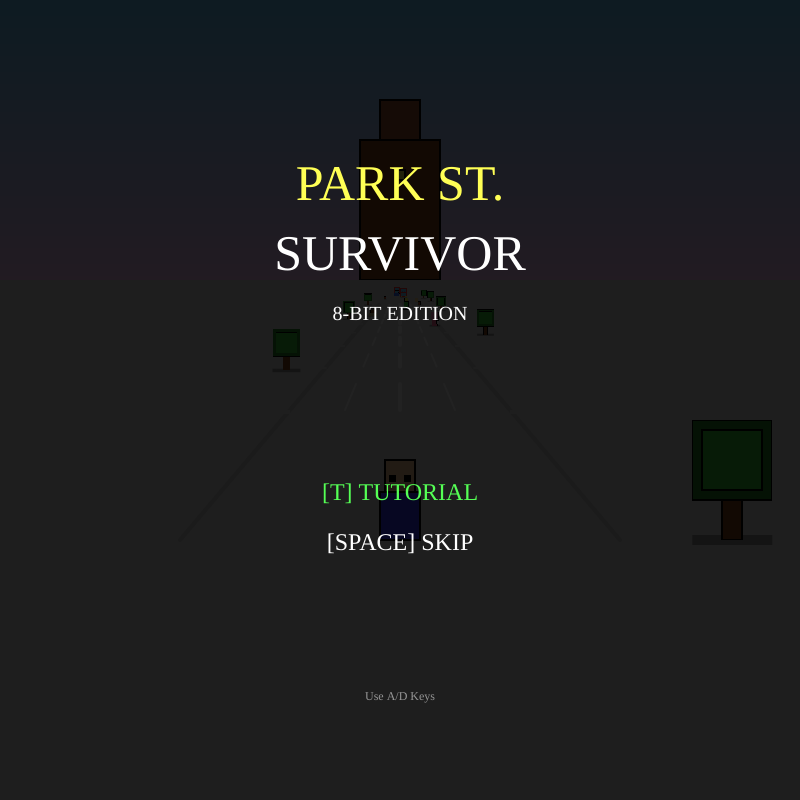
Frame 1 (no input)
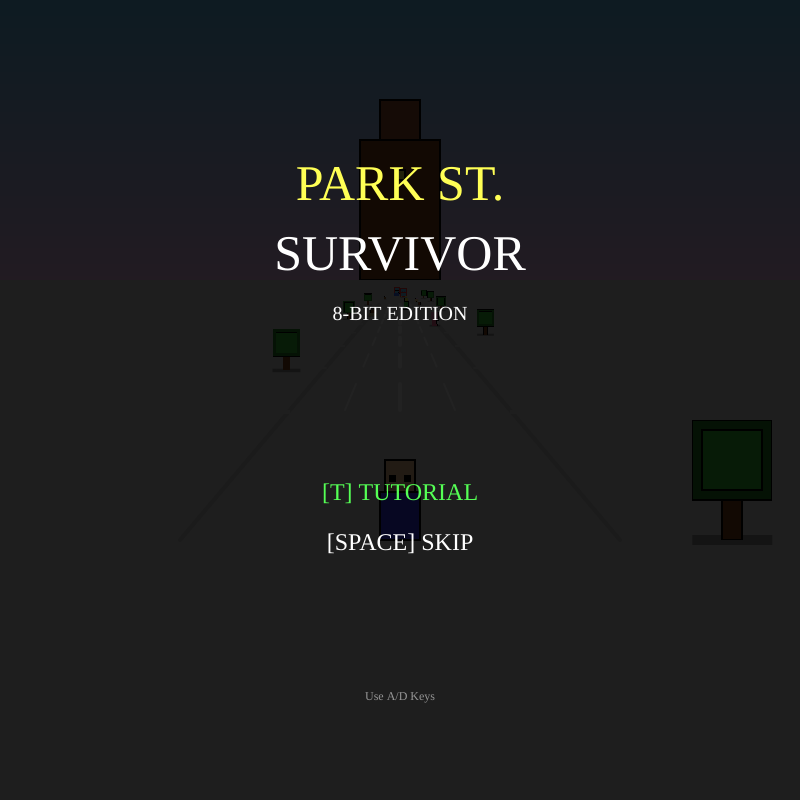
Frame 60 (no input)
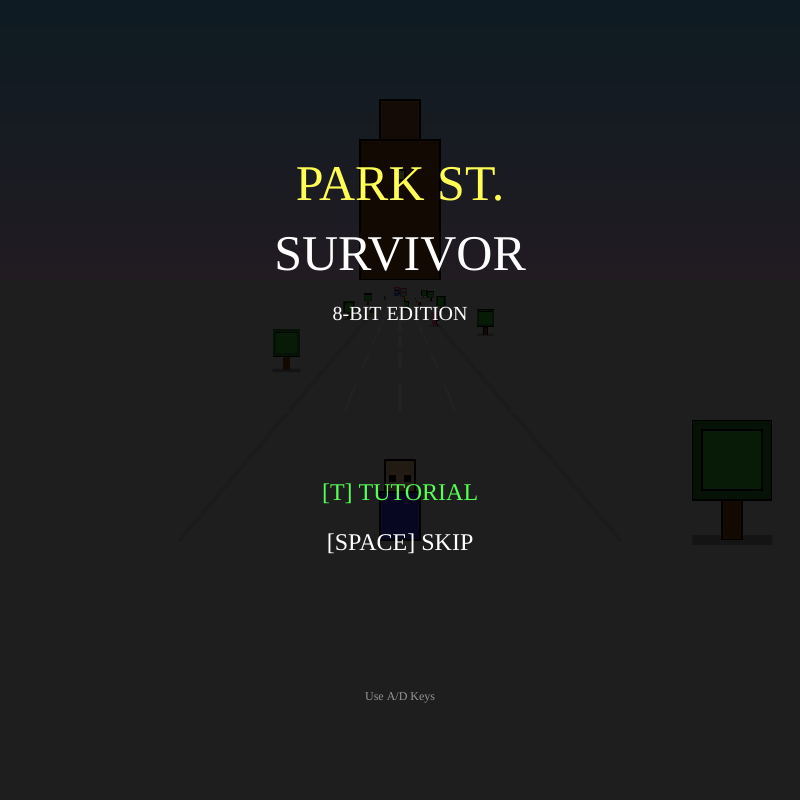
Frame 120 (the mouse pressed at the canvas centre since frame 60)

The p5.js sketch that drew these frames (run headless with seeded random() and noise() and a simulated clock; from frame 60 on, the mouse is pressed at the canvas centre):

// p5.js sketch
// ── sketch.js
/**
 * PARK STREET SURVIVOR 8-bit - v10.0 (Full Tutorial)
 * ==================================================
 * 教程全面升级：
 * 1. [Full Coverage] 教程涵盖所有 8 种实体：
 * - 躲避：Bus, Car, Rider, Homeless, Promoter
 * - 拾取：Coffee, Tea, Empty Scooter
 * 2. [Scripted Waves] 教程不再是单一生成，而是分波次生成，
 * 确保玩家逐一体验每种机制。
 * 3. [Visuals] 保持 v9.0 的像素画风和 v8.1 的物理尺寸修正。
 */

// --- 资源管理 ---
let assets = {};
let pixelFont;

function preload() {
  try { pixelFont = 'Press Start 2P'; } catch(e) { pixelFont = 'monospace'; }
}

// --- 视觉常量 ---
const FOCAL_LENGTH = 320;
const HORIZON_Y = 280; 
const CAM_HEIGHT = 260; 
const LANE_WIDTH = 110; 
const SIDEWALK_START_X = LANE_WIDTH * 2;

const COLORS = {
  skyTop: '#66CCFF', skyBottom: '#FFCCFF', 
  roadLine: '#FFFFFF', sidewalk: '#E0E0E0',
  shadow: '#00000050',
  uiBg: '#000000DD', uiBorder: '#FFFFFF',
  hpBarBg: '#444444',
  neonGreen: '#55FF55', neonRed: '#FF5555', gold: '#FFFF55'
};

const TARGET_DISTANCE = 1000; 
const SPAWN_DISTANCE = 3000; 

let demoState = {
  gameState: 'START', stamina: 100, distance: 0, worldZOffset: 0,
  isBlinded: false, flyerHealth: 8, 
  isRidingScooter: false, scooterTimer: 0, hasShield: false,
  isDrunk: false, drunkTimer: 0,
  shakeTimer: 0, damageFlash: 0, difficultyMultiplier: 1.0, paperBall: null, particles: [],
  
  // 教程状态机
  enableTutorial: false, 
  tutorialStep: 0,       
  tutorialTimer: 0,
  tutorialText: "" 
};

let player = { x: 0, w: 40, h: 80, speedX: 14, lean: 0 }; 
let entities = [];
let decorations = [];

function setup() {
  createCanvas(800, 800);
  noSmooth(); 
  textFont(pixelFont);
  generatePixelAssets();
  initGame();
  demoState.gameState = 'START';
}

function draw() {
  image(assets.bg, 0, 0, width, height);
  
  push();
  if (demoState.shakeTimer > 0) {
    translate(floor(random(-5, 5)), floor(random(-5, 5))); demoState.shakeTimer--;
  }

  drawDynamicEnvironment(); 
  
  if (demoState.gameState === 'PLAYING') {
    if (demoState.enableTutorial) {
      updateTutorialLogic(); 
    } else {
      updateGameLogic();     
    }
    
    drawGame3D();
    drawPixelHUD();
    
    if (demoState.enableTutorial) drawTutorialOverlay();
    
  } else {
    drawGame3D(); 
    if (demoState.gameState === 'START') drawPixelUI_Start();
    else drawPixelUI_End();
  }
  
  if (demoState.isBlinded && demoState.gameState === 'PLAYING') drawPixelBlindOverlay();
  if (demoState.damageFlash > 0) {
    noStroke(); fill(255, 50, 0, map(demoState.damageFlash, 0, 10, 0, 60));
    rect(0,0,width,height); demoState.damageFlash--;
  }
  
  pop();
}

// ==========================================
// 【核心】全要素教程逻辑
// ==========================================
function updateTutorialLogic() {
  updatePlayerMovement();
  updateEnvironmentScroll(18); // 恒定低速

  // 状态机
  // Step 0: 移动教学
  if (demoState.tutorialStep === 0) {
    demoState.tutorialText = "PRESS [A] / [D] TO MOVE";
    if (keyIsDown(65) || keyIsDown(68)) {
      demoState.tutorialTimer++;
      if (demoState.tutorialTimer > 60) { 
        demoState.tutorialStep = 1; demoState.tutorialTimer = 0;
        // 生成交通工具：Bus (Lane 1), Car (Lane 2)
        spawnScriptedEntity('BUS', -LANE_WIDTH * 0.5, 2000);
        spawnScriptedEntity('CAR', LANE_WIDTH * 0.5, 2800); // 错开一点
      }
    }
  }
  // Step 1: 躲避车辆
  else if (demoState.tutorialStep === 1) {
    demoState.tutorialText = "DODGE TRAFFIC (BUS & CAR)!";
    if (entities.length === 0) { // 等都过去了
       demoState.tutorialStep = 2;
       // 生成补给：Coffee (Lane 0), Tea (Lane 3)
       spawnScriptedEntity('COFFEE', -LANE_WIDTH * 1.5, 2000);
       spawnScriptedEntity('TEA', LANE_WIDTH * 1.5, 2500);
    }
  }
  // Step 2: 拾取饮料
  else if (demoState.tutorialStep === 2) {
    demoState.tutorialText = "GET DRINKS FOR ENERGY!";
    if (entities.length === 0) {
       demoState.tutorialStep = 3;
       // 生成讨厌的人：Homeless (Lane 0), Promoter (Lane 3)
       spawnScriptedEntity('HOMELESS', -LANE_WIDTH * 1.5, 2000);
       spawnScriptedEntity('PROMOTER', LANE_WIDTH * 1.5, 2800);
    }
  }
  // Step 3: 躲避行人
  else if (demoState.tutorialStep === 3) {
    demoState.tutorialText = "AVOID PEOPLE! (DRUNK/BLIND)";
    if (entities.length === 0) {
       demoState.tutorialStep = 4;
       // 生成骑手 (Lane 1) - 注意 Rider 需要 startX
       spawnScriptedEntity('RIDER', -LANE_WIDTH * 0.5, 2000);
    }
  }
  // Step 4: 躲避骑手
  else if (demoState.tutorialStep === 4) {
    demoState.tutorialText = "WATCH OUT! RIDERS WEAVE!";
    if (entities.length === 0) {
       demoState.tutorialStep = 5;
       // 生成滑板车 (Lane 2)
       spawnScriptedEntity('EMPTY_SCOOTER', LANE_WIDTH * 0.5, 2000);
    }
  }
  // Step 5: 获取载具
  else if (demoState.tutorialStep === 5) {
    demoState.tutorialText = "GET THE SCOOTER FOR SHIELD!";
    if (entities.length === 0) {
       // 无论吃到没吃到，都结束
       demoState.tutorialTimer++;
       if (demoState.tutorialTimer > 60) endTutorial();
    }
  }

  updateEntities(18); 
  updateParticles();
}

function spawnScriptedEntity(type, x, z) {
  let e = { type: type, x: x, z: z, w: 0, h: 0, active: true, startX: x };
  // 设置尺寸
  if (type === 'BUS') { e.w = 100; e.h = 140; }
  else if (type === 'CAR') { e.w = 80; e.h = 60; }
  else if (type === 'RIDER') { e.w = 60; e.h = 100; }
  else if (type === 'EMPTY_SCOOTER') { e.w = 50; e.h = 80; }
  else if (type === 'HOMELESS') { e.w = 60; e.h = 60; }
  else if (type === 'PROMOTER') { e.w = 60; e.h = 80; }
  // 修正咖啡奶茶大小
  else if (type === 'COFFEE' || type === 'TEA') { e.w = 30; e.h = 45; }
  entities.push(e);
}

function drawTutorialOverlay() {
  drawPixelBox(width/2 - 250, 150, 500, 60, COLORS.uiBg, COLORS.neonGreen);
  fill(255); textAlign(CENTER, CENTER); textSize(15);
  text(demoState.tutorialText, width/2, 180);
}

function endTutorial() {
  demoState.enableTutorial = false;
  demoState.stamina = 100; 
  demoState.distance = 0; // 重置距离开始正式游戏
  // 生成一波随机敌人开始游戏
  for(let i=0; i<8; i++) { 
     let e = { type: 'CAR', x: 0, z: -1000, w: 50, h: 50, active: false };
     entities.push(e); 
     respawnEntity(e); 
     e.z = SPAWN_DISTANCE + i * 400; 
  }
}

// 正常游戏逻辑
function updateGameLogic() {
  updatePlayerMovement();
  
  let baseSpeed = 24; 
  if (demoState.isRidingScooter) { baseSpeed = 40; demoState.scooterTimer--; if(demoState.scooterTimer <= 0) { demoState.isRidingScooter = false; demoState.hasShield = false; } }
  demoState.difficultyMultiplier = 1 + (demoState.distance / 2000); 
  let currentSpeed = baseSpeed * demoState.difficultyMultiplier;
  
  updateEnvironmentScroll(currentSpeed);
  
  demoState.stamina -= 0.06; 
  if (demoState.stamina <= 0) demoState.gameState = 'GAMEOVER';
  if (demoState.distance >= TARGET_DISTANCE) demoState.gameState = 'WIN';
  
  updateEntities(currentSpeed, true); 
  updateParticles();
}

function updatePlayerMovement() {
  player.lean = lerp(player.lean, 0, 0.2);
  let finalSpeed = player.speedX; if (demoState.isRidingScooter) finalSpeed *= 1.3;
  let dir = 1; if (demoState.isDrunk) { dir = -1; demoState.drunkTimer--; if (demoState.drunkTimer <= 0) demoState.isDrunk = false; }
  if (keyIsDown(65)) { player.x -= finalSpeed * dir; player.lean = -15 * dir; }
  if (keyIsDown(68)) { player.x += finalSpeed * dir; player.lean = 15 * dir; }
  let limit = LANE_WIDTH * 2 + 20; player.x = constrain(player.x, -limit, limit);
}

function updateEnvironmentScroll(speed) {
  demoState.distance += speed / 100; demoState.worldZOffset -= speed; if (demoState.worldZOffset < -320) demoState.worldZOffset += 320; 
}

function updateEntities(speed, enableRespawn = false) {
  for (let i = entities.length - 1; i >= 0; i--) {
    let e = entities[i]; 
    let perspectiveSpeedMap = map(e.z, 0, SPAWN_DISTANCE, 1, 0.9); 
    e.z -= speed * perspectiveSpeedMap;
    if (e.type === 'RIDER') e.x = e.startX + Math.sin(frameCount * 0.05 + e.z * 0.005) * (LANE_WIDTH * 0.6); 
    if (e.active && e.z < 50 && e.z > -50) { if (abs(e.x - player.x) < (player.w/2 + e.w*0.4)) handleCollision(e); }
    
    if (e.z < -300) {
      if (enableRespawn) respawnEntity(e);
      else entities.splice(i, 1);
    }
  }
  for (let i = decorations.length - 1; i >= 0; i--) { let d = decorations[i]; d.z -= speed; if (d.z < -300) respawnDecoration(d); }
  
  if (demoState.paperBall) { demoState.paperBall.z += 50; for (let e of entities) { if (e.active && e.z > 0 && e.z < demoState.paperBall.z && abs(e.x - player.x) < e.w + 30) { if(['CAR','RIDER','BUS','PROMOTER','HOMELESS'].includes(e.type)) { e.active = false; demoState.paperBall = null; createExplosion(e.x, 0, e.z); break; } } } if (demoState.paperBall && demoState.paperBall.z > 2000) demoState.paperBall = null; }
}

// ==========================================
// 键盘输入 (Start Menu 逻辑)
// ==========================================
function keyPressed() {
  if (demoState.gameState === 'START') {
    if (key === 't' || key === 'T') {
      initGame();
      demoState.gameState = 'PLAYING';
      demoState.enableTutorial = true;
      demoState.tutorialStep = 0;
      demoState.tutorialTimer = 0;
      entities = []; 
    } else if (key === ' ' || key === 'Enter') {
      initGame();
      demoState.gameState = 'PLAYING';
      demoState.enableTutorial = false; 
    }
  } 
  else if (demoState.gameState !== 'PLAYING' && (key === ' ' || key === 'Enter')) {
      initGame(); demoState.gameState = 'START';
  }
  else if (demoState.isBlinded && key === ' ') {
    demoState.flyerHealth--; if (demoState.flyerHealth <= 0) { demoState.isBlinded = false; demoState.paperBall = { z: 0, active: true }; } 
  }
}

// ==========================================
// 辅助函数 (保持 v9.0/v8.1)
// ==========================================
function drawPixelBlock(g, x, y, w, h, c) { g.fill(c); g.stroke(0); g.strokeWeight(2); g.rect(x, y, w, h); }
function drawPixelBox(x, y, w, h, bgC, borderC) { fill(borderC); noStroke(); rect(x, y, w, h); fill(bgC); rect(x+4, y+4, w-8, h-8); }
function project(x, y, z) { let scale = FOCAL_LENGTH / (FOCAL_LENGTH + z); let sx = width/2 + x * scale; let sy = HORIZON_Y + y * scale; return { x: sx, y: sy, scale: scale }; }
function generatePixelAssets() { 
  let bg = createGraphics(800, 800); bg.noSmooth(); for(let y=0; y<=HORIZON_Y; y+=4){ let inter = map(y, 0, HORIZON_Y, 0, 1); let c = lerpColor(color(COLORS.skyTop), color(COLORS.skyBottom), inter); bg.fill(c); bg.noStroke(); bg.rect(0, y, 800, 4); } drawPixelBlock(bg, 360, HORIZON_Y-140, 80, 140, '#8B4513'); drawPixelBlock(bg, 380, HORIZON_Y-180, 40, 40, '#A0522D'); drawPixelBlock(bg, 395, HORIZON_Y-110, 10, 10, '#FFFF55'); bg.fill(COLORS.sidewalk); bg.noStroke(); bg.rect(0, HORIZON_Y, 800, 800-HORIZON_Y); assets.bg = bg;
  let bus = createGraphics(100, 140); bus.noSmooth(); drawPixelBlock(bus, 0, 0, 100, 140, '#FF3333'); drawPixelBlock(bus, 10, 20, 80, 40, '#66CCFF'); drawPixelBlock(bus, 10, 70, 80, 50, '#66CCFF'); bus.fill(0); bus.noStroke(); bus.textSize(10); bus.textAlign(CENTER); bus.text("U1 BUS", 50, 60); drawPixelBlock(bus, 5, 125, 20, 10, '#FFFF55'); drawPixelBlock(bus, 75, 125, 20, 10, '#FFFF55'); assets.bus = bus;
  let car = createGraphics(80, 60); car.noSmooth(); drawPixelBlock(car, 0, 20, 80, 40, '#3366FF'); drawPixelBlock(car, 10, 0, 60, 20, '#66CCFF'); drawPixelBlock(car, 5, 45, 15, 10, '#FF3333'); drawPixelBlock(car, 60, 45, 15, 10, '#FF3333'); assets.car = car;
  let rider = createGraphics(60, 100); rider.noSmooth(); drawPixelBlock(rider, 15, 0, 30, 30, '#FFFF55'); drawPixelBlock(rider, 10, 30, 40, 50, '#33CC33'); drawPixelBlock(rider, 0, 80, 60, 20, '#CCCCCC'); assets.rider = rider;
  // 小咖啡
  let coffee = createGraphics(30, 45); coffee.noSmooth(); drawPixelBlock(coffee, 3, 0, 24, 8, '#FFFFFF'); drawPixelBlock(coffee, 0, 8, 30, 37, '#996633'); coffee.fill('#FF3333'); coffee.noStroke(); coffee.rect(10, 20, 10, 10); assets.coffee = coffee;
  // 小奶茶
  let tea = createGraphics(30, 45); tea.noSmooth(); drawPixelBlock(tea, 3, 0, 24, 5, '#FFCCFF'); drawPixelBlock(tea, 0, 5, 30, 40, '#FFDD99'); tea.fill(0); tea.noStroke(); tea.rect(8, 30, 4, 4); tea.rect(18, 30, 4, 4); tea.rect(13, 36, 4, 4); assets.tea = tea;
  let pro = createGraphics(60, 80); pro.noSmooth(); drawPixelBlock(pro, 10, 0, 40, 40, '#FF99CC'); drawPixelBlock(pro, 15, 40, 30, 40, '#FF6699'); drawPixelBlock(pro, 40, 50, 15, 20, '#FFFFFF'); assets.promoter = pro;
  let home = createGraphics(60, 60); home.noSmooth(); drawPixelBlock(home, 0, 40, 60, 20, '#C2B280'); drawPixelBlock(home, 15, 10, 30, 30, '#8B4513'); drawPixelBlock(home, 20, 0, 20, 15, '#555555'); assets.homeless = home;
  let sco = createGraphics(50, 80); sco.noSmooth(); drawPixelBlock(sco, 20, 0, 10, 70, '#FF7F50'); drawPixelBlock(sco, 5, 70, 40, 10, '#FF7F50'); drawPixelBlock(sco, 10, 0, 30, 5, '#FF7F50'); assets.scooter = sco;
  let tree = createGraphics(80, 120); tree.noSmooth(); drawPixelBlock(tree, 30, 80, 20, 40, '#8B4513'); drawPixelBlock(tree, 0, 0, 80, 80, '#228B22'); drawPixelBlock(tree, 10, 10, 60, 60, '#32CD32'); assets.tree = tree;
}
function drawDynamicEnvironment() { stroke(200); strokeWeight(4); let pL_far = project(-SIDEWALK_START_X, CAM_HEIGHT, 3000); let pL_near = project(-SIDEWALK_START_X, CAM_HEIGHT, 0); line(pL_far.x, pL_far.y, pL_near.x, pL_near.y); let pR_far = project(SIDEWALK_START_X, CAM_HEIGHT, 3000); let pR_near = project(SIDEWALK_START_X, CAM_HEIGHT, 0); line(pR_far.x, pR_far.y, pR_near.x, pR_near.y); noStroke(); fill(COLORS.sidewalk); for (let z = demoState.worldZOffset; z < 3000; z+=320) { if(z < 10) continue; let pL1 = project(-SIDEWALK_START_X, CAM_HEIGHT, z); let pL2 = project(-SIDEWALK_START_X - 150, CAM_HEIGHT, z); rect(pL2.x, pL1.y, pL1.x - pL2.x, 8 * pL1.scale); let pR1 = project(SIDEWALK_START_X, CAM_HEIGHT, z); let pR2 = project(SIDEWALK_START_X + 150, CAM_HEIGHT, z); rect(pR1.x, pR1.y, pR2.x - pR1.x, 8 * pR1.scale); } stroke(COLORS.roadLine); strokeWeight(4); for (let z = demoState.worldZOffset; z < 3000; z+=320) { if(z<10) continue; let p1 = project(0, CAM_HEIGHT, z); let p2 = project(0, CAM_HEIGHT, z+160); line(p1.x, p1.y, p2.x, p2.y); } drawLaneLine(-LANE_WIDTH); drawLaneLine(LANE_WIDTH); }
function drawLaneLine(worldX) { stroke(COLORS.roadLine); strokeWeight(2); for (let z = demoState.worldZOffset; z < 3000; z+=320) { if(z<10) continue; let p1 = project(worldX, CAM_HEIGHT, z); let p2 = project(worldX, CAM_HEIGHT, z+160); line(p1.x, p1.y, p2.x, p2.y); } }
function drawGame3D() { decorations.sort((a, b) => b.z - a.z); for (let d of decorations) drawEntity3D(d); entities.sort((a, b) => b.z - a.z); for (let e of entities) { if(e.active) drawEntity3D(e); } if (demoState.paperBall) { let p = project(player.x, CAM_HEIGHT - 60, demoState.paperBall.z); fill(255); noStroke(); rect(p.x-10*p.scale, p.y-10*p.scale, 20*p.scale, 20*p.scale); } for(let p of demoState.particles) { let proj = project(p.x, p.y, p.z); fill(p.c); noStroke(); rect(proj.x, proj.y, p.size * proj.scale, p.size * proj.scale); } drawPlayer3D(); }
function drawEntity3D(e) { let worldY = CAM_HEIGHT; let screenPos = project(e.x, worldY, e.z); let scale = screenPos.scale; let sw = e.w * scale; let sh = e.h * scale; fill(COLORS.shadow); noStroke(); rect(screenPos.x - sw/2, screenPos.y-5*scale, sw, 10*scale); let img = null; switch(e.type) { case 'BUS': img = assets.bus; break; case 'CAR': img = assets.car; break; case 'RIDER': img = assets.rider; break; case 'EMPTY_SCOOTER': img = assets.scooter; break; case 'COFFEE': img = assets.coffee; break; case 'TEA': img = assets.tea; break; case 'HOMELESS': img = assets.homeless; break; case 'PROMOTER': img = assets.promoter; break; case 'TREE': img = assets.tree; break; } if (img) { let floatY = 0; if(['COFFEE','TEA','EMPTY_SCOOTER'].includes(e.type)) floatY = sin(frameCount * 0.1) * 8 * scale; image(img, screenPos.x - sw/2, screenPos.y - sh - floatY, sw, sh); if(e.type === 'EMPTY_SCOOTER') { textAlign(CENTER); textSize(10*scale); fill(COLORS.gold); text("GET!", screenPos.x, screenPos.y - sh - 15*scale); } } }
function drawPlayer3D() { let screenPos = project(player.x, CAM_HEIGHT, 0); let scale = screenPos.scale; let sw = player.w * scale; let sh = player.h * scale; push(); translate(screenPos.x, screenPos.y); rotate(radians(player.lean)); if (demoState.isRidingScooter) { let sW = sw * 1.5; let sH = sh * 0.8; image(assets.scooter, -sW/2, -sH + 10*scale, sW, sH); noFill(); stroke(COLORS.neonGreen); strokeWeight(4*scale); rect(-sh*0.7, -sh*1.4, sh*1.4, sh*1.4); translate(0, -20 * scale); } stroke(0); strokeWeight(2*scale); fill('#3333FF'); rect(-sw/2, -sh*0.6, sw, sh*0.6); fill('#FFCC99'); rect(-sw/2 + 5*scale, -sh, sw - 10*scale, sh*0.4); fill(0); rect(-sw/4, -sh*0.8, 5*scale, 5*scale); rect(sw/4-5*scale, -sh*0.8, 5*scale, 5*scale); if (demoState.isDrunk) { fill(COLORS.gold); textAlign(CENTER); textSize(30*scale); text("???", 0, -sh - 20*scale); } pop(); }
function drawPixelHUD() { drawPixelBox(20, 20, 220, 40, COLORS.hpBarBg, COLORS.uiBorder); fill(255); textSize(12); textAlign(LEFT); text("HP", 35, 45); let barW = map(demoState.stamina, 0, 100, 0, 150); fill(demoState.stamina > 30 ? COLORS.neonGreen : COLORS.neonRed); noStroke(); rect(70, 30, barW, 20); drawPixelBox(width - 200, 20, 180, 40, COLORS.hpBarBg, COLORS.uiBorder); textAlign(RIGHT); fill(255); text(floor(TARGET_DISTANCE - demoState.distance) + "m", width-40, 45); if(demoState.isRidingScooter) { fill(COLORS.gold); textAlign(CENTER); textSize(20); text("BOOST! " + ceil(demoState.scooterTimer/60), width/2, 50); } }
function drawPixelBlindOverlay() { fill(COLORS.uiBg); rect(40, 80, width-80, height-160); stroke(COLORS.neonRed); strokeWeight(4); noFill(); rect(50, 90, width-100, height-180); fill(COLORS.neonRed); textAlign(CENTER); textSize(30); text("PROMO ATTACK!", width/2, height/2 - 20); fill(255); textSize(15); text("MASH [SPACE]!", width/2, height/2 + 20); noStroke(); fill(COLORS.hpBarBg); rect(width/2 - 100, height/2 + 50, 200, 30); fill(COLORS.neonRed); rect(width/2 - 95, height/2 + 55, map(demoState.flyerHealth, 0, 8, 190, 0), 20); }
function drawPixelUI_Start() { fill(COLORS.uiBg); noStroke(); rect(0, 0, width, height); textAlign(CENTER); fill(COLORS.gold); textSize(50); text("PARK ST.", width/2, 200); fill(255); text("SURVIVOR", width/2, 270); textSize(20); text("8-BIT EDITION", width/2, 320); if (frameCount % 60 < 40) { fill(COLORS.neonGreen); textSize(24); text("[T] TUTORIAL", width/2, 500); fill(255); text("[SPACE] SKIP", width/2, 550); } textSize(12); fill(150); text("Use A/D Keys", width/2, 700); }
function drawPixelUI_End() { fill(COLORS.uiBg); noStroke(); rect(0, 0, width, height); textAlign(CENTER); let isWin = demoState.gameState === 'WIN'; fill(isWin ? COLORS.neonGreen : COLORS.neonRed); textSize(50); text(isWin ? "CLEARED!" : "GAME OVER", width/2, 300); fill(255); textSize(15); text(isWin ? "Nice Pixel Moves!" : "Try Again?", width/2, 380); fill(255); textSize(20); if (frameCount % 60 < 30) text("PRESS SPACE", width/2, 500); }
function respawnEntity(e) { let targetZ = SPAWN_DISTANCE + random(0, 500); let spawnLocation = random(); if (spawnLocation < 0.45) { let lanes = [-1.8, 1.8]; e.x = random(lanes) * LANE_WIDTH; e.startX = e.x; let r = random(); if (r < 0.25) e.type = 'HOMELESS'; else if (r < 0.5) e.type = 'PROMOTER'; else if (r < 0.75) e.type = 'COFFEE'; else e.type = 'TEA'; if (e.type === 'COFFEE' || e.type === 'TEA') { e.w = 30; e.h = 45; } else { e.w = 60; e.h = (e.type==='HOMELESS')?60:80; } } else { let lanes = [-0.5, 0.5]; let lane = random(lanes); e.x = lane * LANE_WIDTH; e.startX = e.x; let r = random(); let intendedType = 'CAR'; if (r < 0.3) intendedType = 'BUS'; else if (r < 0.7) intendedType = 'CAR'; else if (r < 0.9) intendedType = 'RIDER'; else intendedType = 'EMPTY_SCOOTER'; if (intendedType === 'BUS' || intendedType === 'CAR') { if (isLaneCrowded(e.x, SPAWN_DISTANCE - 200, SPAWN_DISTANCE + 600)) { if(random() < 0.5) intendedType = 'RIDER'; else targetZ += 800; } } e.type = intendedType; e.w = (e.type==='BUS')?100:(e.type==='CAR'?80:60); e.h = (e.type==='BUS')?140:(e.type==='CAR'?60:100); if(e.type==='EMPTY_SCOOTER') { e.w = 50; e.h = 80; } } e.z = targetZ; e.active = true; }
function handleCollision(e) { let isHarmful = ['BUS','CAR','RIDER','PROMOTER','HOMELESS'].includes(e.type); if (demoState.hasShield && isHarmful) { demoState.isRidingScooter = false; demoState.hasShield = false; demoState.scooterTimer = 0; e.active = false; demoState.shakeTimer = 15; createExplosion(e.x, 0, e.z); return; } if (e.type === 'BUS') { demoState.gameState = 'GAMEOVER'; } else if (e.type === 'CAR') { demoState.stamina -= 30; demoState.damageFlash = 10; e.active = false; } else if (e.type === 'RIDER') { demoState.stamina -= 20; e.active = false; } else if (e.type === 'HOMELESS') { demoState.stamina -= 15; demoState.isDrunk = true; demoState.drunkTimer = 120; e.active = false; demoState.damageFlash = 10; } else if (e.type === 'COFFEE' || e.type === 'TEA') { demoState.stamina = min(100, demoState.stamina + 25); e.active = false; } else if (e.type === 'PROMOTER') { demoState.isBlinded = true; demoState.flyerHealth = 8; e.active = false; } else if (e.type === 'EMPTY_SCOOTER') { demoState.isRidingScooter = true; demoState.hasShield = true; demoState.scooterTimer = 300; e.active = false; } }
function createExplosion(x, y, z) { for(let i=0; i<10; i++) demoState.particles.push({ x: x, y: CAM_HEIGHT - 60, z: z, vx: random(-5,5), vy: random(-5,5), vz: random(-5,5), life: 60, size: random(8,20), c: color('#FF5555') }); }
function updateParticles() { for(let i=demoState.particles.length-1; i>=0; i--) { let p = demoState.particles[i]; p.x += p.vx; p.y += p.vy; p.z += p.vz; p.life--; if (p.life<=0) demoState.particles.splice(i,1); }}
function isLaneCrowded(laneX, checkZStart, checkZEnd) { for (let e of entities) { if (!e.active || (e.type !== 'BUS' && e.type !== 'CAR')) continue; if (abs(e.x - laneX) < 10 && e.z > checkZStart && e.z < checkZEnd) { return true; } } return false; }
function respawnDecoration(d) { d.z = SPAWN_DISTANCE + random(0, 1000); let side = random() < 0.5 ? -1 : 1; d.x = side * (SIDEWALK_START_X + random(100, 200)); d.type = 'TREE'; d.w = 80; d.h = 120; }
function initGame() { demoState.gameState = 'START'; demoState.stamina = 100; demoState.distance = 0; demoState.isRidingScooter = false; demoState.hasShield = false; demoState.isDrunk = false; demoState.enableTutorial = false; player.x = 0; entities = []; for(let i=0; i<10; i++) { entities.push({ type: 'CAR', x: 0, z: -1000, w: 50, h: 50, active: false }); respawnEntity(entities[i]); entities[i].z = 1500 + i * 500; } decorations = []; for(let i=0; i<8; i++) { decorations.push({type:'TREE', x:0, z:0, w:0, h:0}); respawnDecoration(decorations[i]); decorations[i].z = i * 600; } }
